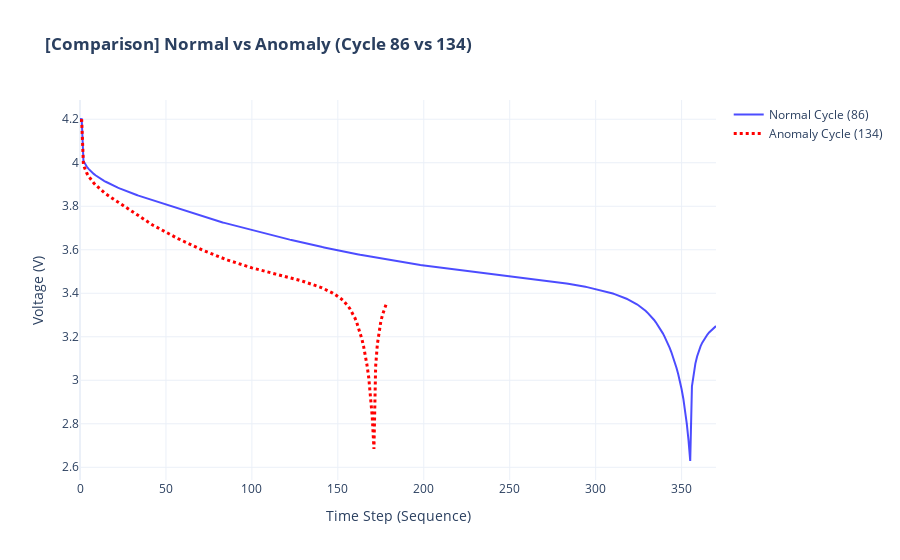

The notebook cell this image was saved under:
### Code cell
import plotly.graph_objects as go

# 134번 사이클(이상치 폭발) vs 86번 사이클(정상) 비교
# 1. 비교 대상 자동 선택
# (1) 이상치 사이클: 사용자가 지정한 134번
bad_cycle_idx = 134

# (2) 정상 사이클: 데이터 개수가 가장 많은(끊김 없는) 정상 사이클 하나를 자동 선택
# 정상 데이터(Label 0) 중에서 사이클별 데이터 개수를 센다
normal_counts = df[df['lof_anomaly'] == 0]['cycle_idx'].value_counts()
# 가장 데이터가 풍부한 사이클 번호를 가져옵니다.
normal_cycle_idx = normal_counts.index[0]

print(f"=== 비교 대상 선정 ===")
print(f"이상치 사이클: {bad_cycle_idx}번")
print(f"정상 사이클 (자동선택): {normal_cycle_idx}번")

# 2. 데이터 추출
cycle_bad = df[df['cycle_idx'] == bad_cycle_idx]
cycle_normal = df[df['cycle_idx'] == normal_cycle_idx]

# 데이터 개수 확인 (혹시 0개인지 체크)
print(f" - 이상치 데이터 개수: {len(cycle_bad)}개")
print(f" - 정상 데이터 개수: {len(cycle_normal)}개")

# 3. 그래프 그리기
if len(cycle_normal) > 0 and len(cycle_bad) > 0:
    fig_compare = go.Figure()

    # 정상 사이클 (파란색 실선)
    fig_compare.add_trace(go.Scatter(
        x=np.arange(len(cycle_normal)),
        y=cycle_normal['Voltage_measured'],
        mode='lines',
        name=f'Normal Cycle ({normal_cycle_idx})',
        line=dict(color='blue', width=2),
        opacity=0.7
    ))

    # 이상치 사이클 (빨간색 점선)
    fig_compare.add_trace(go.Scatter(
        x=np.arange(len(cycle_bad)),
        y=cycle_bad['Voltage_measured'],
        mode='lines',
        name=f'Anomaly Cycle ({bad_cycle_idx})',
        line=dict(color='red', width=3, dash='dot') # 두께를 키움
    ))

    fig_compare.update_layout(
        title=f'<b>[Comparison] Normal vs Anomaly (Cycle {normal_cycle_idx} vs {bad_cycle_idx})</b>',
        xaxis_title='Time Step (Sequence)',
        yaxis_title='Voltage (V)',
        template='plotly_white',
        hovermode="x unified"
    )

    fig_compare.show()
else:
    print("오류: 선택된 사이클에 데이터가 없습니다.")

### Figure 1 — Plotly figure (JSON) as saved in the notebook; plotly's stock layout.template omitted (floating-point values rounded to 4 significant figures; data arrays with more than 128 entries replaced by an {"elided": "..."} marker saying what was removed)
{"data": [{"line": {"color": "blue", "width": 2}, "mode": "lines", "name": "Normal Cycle (86)", "opacity": 0.7, "type": "scatter", "x": {"elided": "371 int values"}, "y": {"elided": "371 float values"}}, {"line": {"color": "red", "dash": "dot", "width": 3}, "mode": "lines", "name": "Anomaly Cycle (134)", "type": "scatter", "x": {"elided": "179 int values"}, "y": {"elided": "179 float values"}}], "layout": {"hovermode": "x unified", "title": {"text": "<b>[Comparison] Normal vs Anomaly (Cycle 86 vs 134)</b>"}, "xaxis": {"title": {"text": "Time Step (Sequence)"}}, "yaxis": {"title": {"text": "Voltage (V)"}}}}
